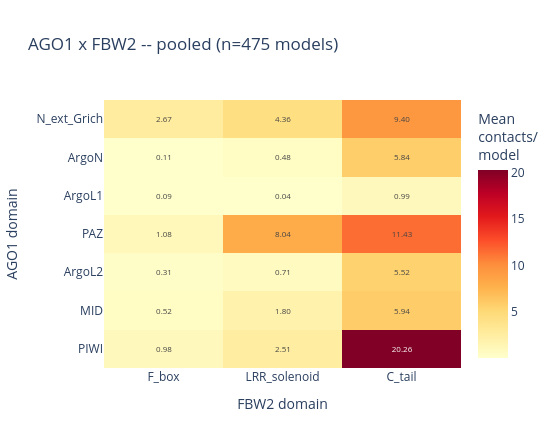

Notebook cell for this chart:
### Markdown cell above
## One heatmap per couple (all backends, all clusters pooled)

### Code cell
n_models_total = df.groupby(["cluster", "fname"]).ngroups
for c in COUPLES:
    heatmap_from_matrix(
        couple_matrix(df, c, n_models_total), c,
        f"{RECEPTOR_NAME} x {LIGAND_CHAIN_NAMES[c]} -- pooled (n={n_models_total} models)",
        f"{RECEPTOR_NAME.lower()}_{LIGAND_CHAIN_NAMES[c].lower()}_heatmap_pooled.html")

### Figure 1 — Plotly figure (JSON) as saved in the notebook; plotly's stock layout.template omitted (floating-point values rounded to 4 significant figures)
{"data": [{"colorbar": {"title": {"text": "Mean<br>contacts/<br>model"}}, "colorscale": [[0.0, "rgb(255,255,204)"], [0.125, "rgb(255,237,160)"], [0.25, "rgb(254,217,118)"], [0.375, "rgb(254,178,76)"], [0.5, "rgb(253,141,60)"], [0.625, "rgb(252,78,42)"], [0.75, "rgb(227,26,28)"], [0.875, "rgb(189,0,38)"], [1.0, "rgb(128,0,38)"]], "hovertemplate": "AGO1: %{y}<br>FBW2: %{x}<br>%{z:.3f} contacts/model<extra></extra>", "text": [["2.67", "4.36", "9.40"], ["0.11", "0.48", "5.84"], ["0.09", "0.04", "0.99"], ["1.08", "8.04", "11.43"], ["0.31", "0.71", "5.52"], ["0.52", "1.80", "5.94"], ["0.98", "2.51", "20.26"]], "textfont": {"size": 8}, "texttemplate": "%{text}", "type": "heatmap", "x": ["F_box", "LRR_solenoid", "C_tail"], "y": ["N_ext_Grich", "ArgoN", "ArgoL1", "PAZ", "ArgoL2", "MID", "PIWI"], "z": [[2.667, 4.36, 9.404], [0.1116, 0.4758, 5.84], [0.09053, 0.04211, 0.9874], [1.082, 8.042, 11.43], [0.3137, 0.7137, 5.516], [0.5242, 1.8, 5.941], [0.9832, 2.512, 20.26]]}], "layout": {"height": 448, "title": {"text": "AGO1 x FBW2 -- pooled (n=475 models)"}, "width": 560, "xaxis": {"title": {"text": "FBW2 domain"}}, "yaxis": {"autorange": "reversed", "title": {"text": "AGO1 domain"}}}}
